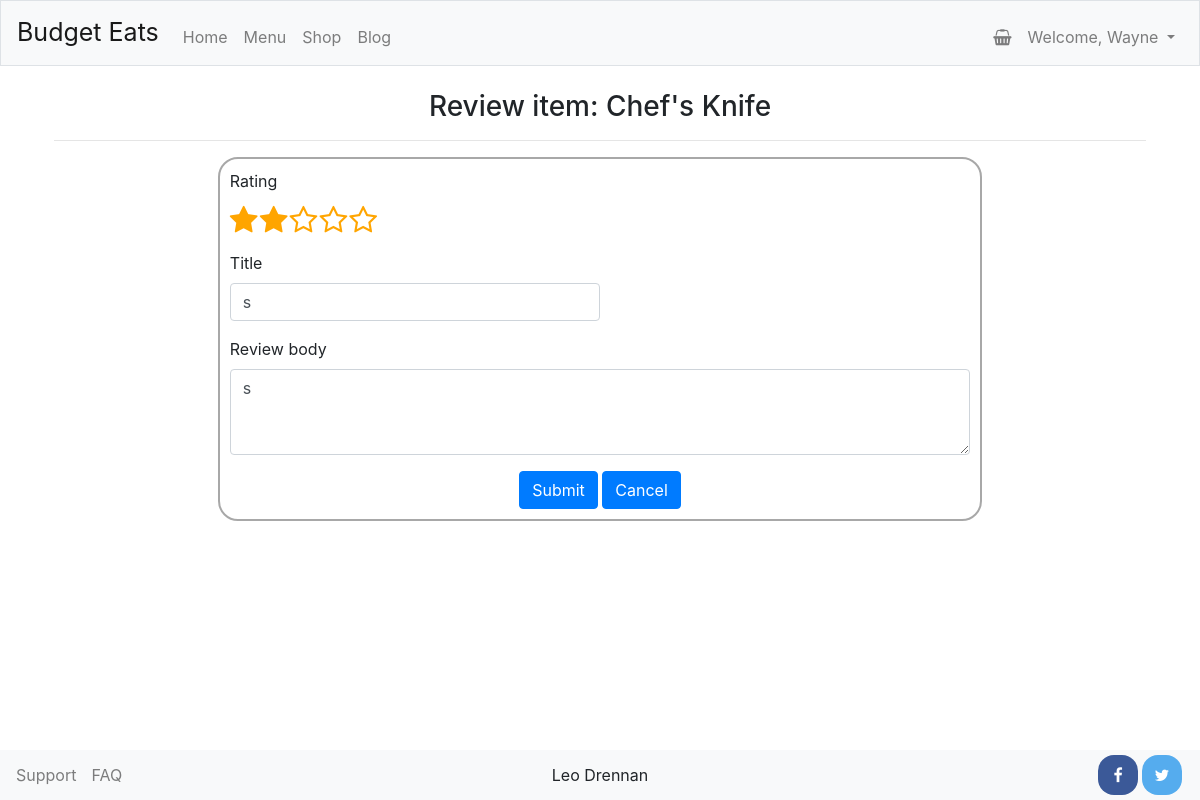
Screenshot of /edit_review/8 (signed in) with the database file from the repository.
### tables this page shows
CREATE TABLE products (
    id INTEGER,
    name TEXT NOT NULL,
    image TEXT NOT NULL,
    price INTEGER NOT NULL,
    stock INTEGER NOT NULL DEFAULT 10, description TEXT, avg_rating REAL,
    PRIMARY KEY(id)
);

CREATE TABLE reviews (
    id INTEGER,
    user_id INTEGER,
    product_id INTEGER,
    rating INTEGER,
    title TEXT,
    content TEXT,
    date TEXT,
    PRIMARY KEY(id),
    FOREIGN KEY(user_id) REFERENCES users(id),
    FOREIGN KEY(product_id) REFERENCES products(id)
);

### application.py (the view)
@app.route("/edit_review/<url>", methods=["GET","POST"])
@login_required_plus("/edit_review/")
@verification_required
def edit_review(review_id):
    if request.method == "POST":
        if not request.form.get("rating") or not request.form.get("title") or not request.form.get("review"):
            return apology("please fill in all required fields")
        product_id = request.form.get("product_id")
        db.execute("UPDATE reviews SET rating = ?, title = ?, content = ?, date = date('now') WHERE id = ?", request.form.get("rating"), request.form.get("title"), request.form.get("review"), review_id)
        avg = average_rating(product_id)
        db.execute("UPDATE products SET avg_rating = ? WHERE id = ?", avg, product_id)
        flash("You have successfully edited your review for this product.")
        return redirect(f"/shop/{product_id}")
    else:
        author = db.execute("SELECT user_id FROM reviews WHERE id = ?", review_id)
        if len(author) == 0:
            return apology("review does not exist")
        elif author[0]["user_id"] != session["user_id"]:
            return apology("you do not have access to this page")
        else:
            review = db.execute("SELECT reviews.id, user_id, product_id, rating, title, content, name FROM reviews JOIN products ON product_id = products.id WHERE reviews.id = ?", review_id)
            return render_template("shop/edit_review.html", review=review[0])

### application.py (called while the page is built)
@app.after_request
def after_request(response):
    response.headers["Cache-Control"] = "no-cache, no-store, must-revalidate"
    response.headers["Expires"] = 0
    response.headers["Pragma"] = "no-cache"
    return response

### helpers.py (called while the page is built)
def login_required_plus(destination):
    def decorator(f):
        @wraps(f)
        def decorated_function(url, *args, **kwargs):
            if session.get("user_id") is None:
                return redirect(f"/login{destination}{url}")
            return f(url, *args, **kwargs)
        return decorated_function
    return decorator

def verification_required(f):
    @wraps(f)
    def decorated_function(*args, **kwargs):
        if session.get("verified") == False:
            flash("You must verify your email address to access this feature. Please follow the instructions below.")
            return redirect("/verify_request")
        else:
            return f(*args, **kwargs)
    return decorated_function

### templates/shop/edit_review.html (shortened to what this page needs)
{% extends "layout.html" %}
{% block main %}
    <h3 class="centered">Review item: {{ review.name }}</h3>
    <hr>
    <div class="round-border" style="width: 70%; margin: auto;">
        <form action="/edit_review/{{ review.id }}" method="post">
            <p>Rating</p>
            <div class="star-rating" style="margin-bottom: 0.75rem">
                <div class="star-rating-wrap">
                    {% for i in range(5,0,-1) %}
                        {% if i == review.rating %}
                            <label class="star-rating-icon fa fa-star-o fa-lg" for="star-rating-{{ i }}" title="{{ i }} out of 5 stars"></label>
                        {% else %}
                            <label class="star-rating-icon fa fa-star-o fa-lg" for="star-rating-{{ i }}" title="{{ i }} out of 5 stars"></label>
                        {% endif %}
                    {% endfor %}
                </div>
            </div>
            <div class="form-group" style="width: 50%">
                <label for="title">Title</label>
                <input class="form-control" type="text" name="title" id="title" autocomplete="off" value="{{ review.title }}" autofocus required>
            </div>
            <div class="form-group">
                <label for="review">Review body</label>
                <textarea class="form-control" id="review" name="review" rows="3" required>{{ review.content }}</textarea>
            </div>
            <div class="centered">
                <span><button class="btn btn-primary" type="submit">Submit</button></span>
                <span><a href="/shop/{{ review.product_id }}"><button type="button" class="btn btn-primary">Cancel</button></a></span>
            </div>
        </form>
    </div>
{% endblock %}

### static/styles.css (style rules this page uses)
.round-border { border-style: solid; border-color: #A8A8A8; border-radius: 20px; border-width: 2px; padding: 10px; }
.centered { text-align: center !important; }
.btn { box-shadow: none !important; }
.fa::before { box-sizing: content-box; position: relative; top: 30%; }
.fa-star, .fa-star-o, .fa-star-half-o { color: orange; }
.star-rating { font-size: 0; }
.star-rating-wrap { display: inline-block; font-size: 1rem; }
.star-rating-wrap:after { content: ""; display: table; clear: both; }
.star-rating-icon { float: right; padding-left: 2px; cursor: pointer; font-size: 30px !important; }
.star-rating-icon:last-child { padding-left: 0; }
.star-rating-icon:hover:before, .star-rating-icon:hover ~ .star-rating-icon:before, .star-rating-input:checked ~ .star-rating-icon:before { content: "\f005"; color: #FFA500; }

### rows the page displays
products: name "Chef's Knife"
reviews: rating 2 (drawn), title "s", review "s"

### other values shown
{{ session.name }} "Wayne"
